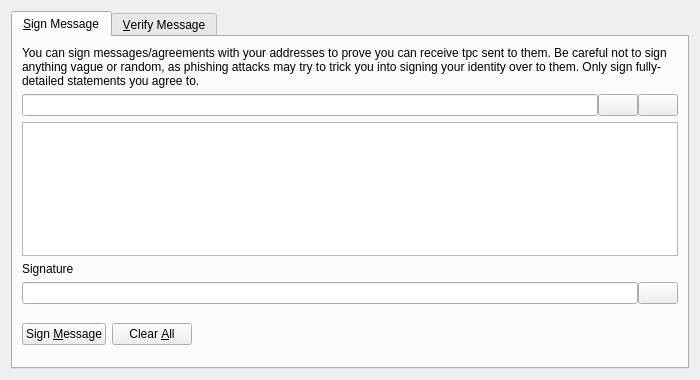
<?xml version="1.0" encoding="UTF-8"?>
<ui version="4.0">
 <class>SignVerifyMessageDialog</class>
 <widget class="QDialog" name="SignVerifyMessageDialog">
  <property name="geometry">
   <rect>
    <x>0</x>
    <y>0</y>
    <width>700</width>
    <height>380</height>
   </rect>
  </property>
  <property name="windowTitle">
   <string>Signatures - Sign / Verify a Message</string>
  </property>
  <property name="modal">
   <bool>true</bool>
  </property>
  <layout class="QVBoxLayout" name="verticalLayout">
   <item>
    <widget class="QTabWidget" name="tabWidget">
     <property name="currentIndex">
      <number>0</number>
     </property>
     <widget class="QWidget" name="tabSignMessage">
      <attribute name="title">
       <string>&amp;Sign Message</string>
      </attribute>
      <layout class="QVBoxLayout" name="verticalLayout_SM">
       <item>
        <widget class="QLabel" name="infoLabel_SM">
         <property name="text">
          <string>You can sign messages/agreements with your addresses to prove you can receive tpc sent to them. Be careful not to sign anything vague or random, as phishing attacks may try to trick you into signing your identity over to them. Only sign fully-detailed statements you agree to.</string>
         </property>
         <property name="textFormat">
          <enum>Qt::PlainText</enum>
         </property>
         <property name="wordWrap">
          <bool>true</bool>
         </property>
        </widget>
       </item>
       <item>
        <layout class="QHBoxLayout" name="horizontalLayout_1_SM">
         <property name="spacing">
          <number>0</number>
         </property>
         <item>
          <widget class="QValidatedLineEdit" name="addressIn_SM">
           <property name="toolTip">
            <string>The Tapyrus address to sign the message with</string>
           </property>
          </widget>
         </item>
         <item>
          <widget class="QPushButton" name="addressBookButton_SM">
           <property name="toolTip">
            <string>Choose previously used address</string>
           </property>
           <property name="text">
            <string/>
           </property>
           <property name="icon">
            <iconset resource="../tapyrus.qrc">
             <normaloff>:/icons/address-book</normaloff>:/icons/address-book</iconset>
           </property>
           <property name="shortcut">
            <string>Alt+A</string>
           </property>
           <property name="autoDefault">
            <bool>false</bool>
           </property>
          </widget>
         </item>
         <item>
          <widget class="QPushButton" name="pasteButton_SM">
           <property name="toolTip">
            <string>Paste address from clipboard</string>
           </property>
           <property name="text">
            <string/>
           </property>
           <property name="icon">
            <iconset resource="../tapyrus.qrc">
             <normaloff>:/icons/editpaste</normaloff>:/icons/editpaste</iconset>
           </property>
           <property name="shortcut">
            <string>Alt+P</string>
           </property>
           <property name="autoDefault">
            <bool>false</bool>
           </property>
          </widget>
         </item>
        </layout>
       </item>
       <item>
        <widget class="QPlainTextEdit" name="messageIn_SM">
         <property name="toolTip">
          <string>Enter the message you want to sign here</string>
         </property>
        </widget>
       </item>
       <item>
        <widget class="QLabel" name="signatureLabel_SM">
         <property name="text">
          <string>Signature</string>
         </property>
         <property name="textFormat">
          <enum>Qt::PlainText</enum>
         </property>
        </widget>
       </item>
       <item>
        <layout class="QHBoxLayout" name="horizontalLayout_2_SM">
         <property name="spacing">
          <number>0</number>
         </property>
         <item>
          <widget class="QLineEdit" name="signatureOut_SM">
           <property name="font">
            <font>
             <italic>true</italic>
            </font>
           </property>
           <property name="readOnly">
            <bool>true</bool>
           </property>
          </widget>
         </item>
         <item>
          <widget class="QPushButton" name="copySignatureButton_SM">
           <property name="toolTip">
            <string>Copy the current signature to the system clipboard</string>
           </property>
           <property name="text">
            <string/>
           </property>
           <property name="icon">
            <iconset resource="../tapyrus.qrc">
             <normaloff>:/icons/editcopy</normaloff>:/icons/editcopy</iconset>
           </property>
           <property name="autoDefault">
            <bool>false</bool>
           </property>
          </widget>
         </item>
        </layout>
       </item>
       <item>
        <layout class="QHBoxLayout" name="horizontalLayout_3_SM">
         <item>
          <widget class="QPushButton" name="signMessageButton_SM">
           <property name="toolTip">
            <string>Sign the message to prove you own this Tapyrus address</string>
           </property>
           <property name="text">
            <string>Sign &amp;Message</string>
           </property>
           <property name="icon">
            <iconset resource="../tapyrus.qrc">
             <normaloff>:/icons/edit</normaloff>:/icons/edit</iconset>
           </property>
           <property name="autoDefault">
            <bool>false</bool>
           </property>
          </widget>
         </item>
         <item>
          <widget class="QPushButton" name="clearButton_SM">
           <property name="toolTip">
            <string>Reset all sign message fields</string>
           </property>
           <property name="text">
            <string>Clear &amp;All</string>
           </property>
           <property name="icon">
            <iconset resource="../tapyrus.qrc">
             <normaloff>:/icons/remove</normaloff>:/icons/remove</iconset>
           </property>
           <property name="autoDefault">
            <bool>false</bool>
           </property>
          </widget>
         </item>
         <item>
          <spacer name="horizontalSpacer_1_SM">
           <property name="orientation">
            <enum>Qt::Horizontal</enum>
           </property>
           <property name="sizeHint" stdset="0">
            <size>
             <width>40</width>
             <height>48</height>
            </size>
           </property>
          </spacer>
         </item>
         <item>
          <widget class="QLabel" name="statusLabel_SM">
           <property name="font">
            <font>
             <weight>75</weight>
             <bold>true</bold>
            </font>
           </property>
           <property name="text">
            <string/>
           </property>
           <property name="wordWrap">
            <bool>true</bool>
           </property>
          </widget>
         </item>
         <item>
          <spacer name="horizontalSpacer_2_SM">
           <property name="orientation">
            <enum>Qt::Horizontal</enum>
           </property>
           <property name="sizeHint" stdset="0">
            <size>
             <width>40</width>
             <height>48</height>
            </size>
           </property>
          </spacer>
         </item>
        </layout>
       </item>
      </layout>
     </widget>
     <widget class="QWidget" name="tabVerifyMessage">
      <attribute name="title">
       <string>&amp;Verify Message</string>
      </attribute>
      <layout class="QVBoxLayout" name="verticalLayout_VM">
       <item>
        <widget class="QLabel" name="infoLabel_VM">
         <property name="text">
          <string>Enter the receiver's address, message (ensure you copy line breaks, spaces, tabs, etc. exactly) and signature below to verify the message. Be careful not to read more into the signature than what is in the signed message itself, to avoid being tricked by a man-in-the-middle attack. Note that this only proves the signing party receives with the address, it cannot prove sendership of any transaction!</string>
         </property>
         <property name="textFormat">
          <enum>Qt::PlainText</enum>
         </property>
         <property name="alignment">
          <set>Qt::AlignLeading|Qt::AlignLeft|Qt::AlignTop</set>
         </property>
         <property name="wordWrap">
          <bool>true</bool>
         </property>
        </widget>
       </item>
       <item>
        <layout class="QHBoxLayout" name="horizontalLayout_1_VM">
         <property name="spacing">
          <number>0</number>
         </property>
         <item>
          <widget class="QValidatedLineEdit" name="addressIn_VM">
           <property name="toolTip">
            <string>The Tapyrus address the message was signed with</string>
           </property>
          </widget>
         </item>
         <item>
          <widget class="QPushButton" name="addressBookButton_VM">
           <property name="toolTip">
            <string>Choose previously used address</string>
           </property>
           <property name="text">
            <string/>
           </property>
           <property name="icon">
            <iconset resource="../tapyrus.qrc">
             <normaloff>:/icons/address-book</normaloff>:/icons/address-book</iconset>
           </property>
           <property name="shortcut">
            <string>Alt+A</string>
           </property>
           <property name="autoDefault">
            <bool>false</bool>
           </property>
          </widget>
         </item>
        </layout>
       </item>
       <item>
        <widget class="QPlainTextEdit" name="messageIn_VM"/>
       </item>
       <item>
        <widget class="QValidatedLineEdit" name="signatureIn_VM"/>
       </item>
       <item>
        <layout class="QHBoxLayout" name="horizontalLayout_2_VM">
         <item>
          <widget class="QPushButton" name="verifyMessageButton_VM">
           <property name="toolTip">
            <string>Verify the message to ensure it was signed with the specified Tapyrus address</string>
           </property>
           <property name="text">
            <string>Verify &amp;Message</string>
           </property>
           <property name="icon">
            <iconset resource="../tapyrus.qrc">
             <normaloff>:/icons/transaction_0</normaloff>:/icons/transaction_0</iconset>
           </property>
           <property name="autoDefault">
            <bool>false</bool>
           </property>
          </widget>
         </item>
         <item>
          <widget class="QPushButton" name="clearButton_VM">
           <property name="toolTip">
            <string>Reset all verify message fields</string>
           </property>
           <property name="text">
            <string>Clear &amp;All</string>
           </property>
           <property name="icon">
            <iconset resource="../tapyrus.qrc">
             <normaloff>:/icons/remove</normaloff>:/icons/remove</iconset>
           </property>
           <property name="autoDefault">
            <bool>false</bool>
           </property>
          </widget>
         </item>
         <item>
          <spacer name="horizontalSpacer_1_VM">
           <property name="orientation">
            <enum>Qt::Horizontal</enum>
           </property>
           <property name="sizeHint" stdset="0">
            <size>
             <width>40</width>
             <height>48</height>
            </size>
           </property>
          </spacer>
         </item>
         <item>
          <widget class="QLabel" name="statusLabel_VM">
           <property name="font">
            <font>
             <weight>75</weight>
             <bold>true</bold>
            </font>
           </property>
           <property name="text">
            <string/>
           </property>
           <property name="wordWrap">
            <bool>true</bool>
           </property>
          </widget>
         </item>
         <item>
          <spacer name="horizontalSpacer_2_VM">
           <property name="orientation">
            <enum>Qt::Horizontal</enum>
           </property>
           <property name="sizeHint" stdset="0">
            <size>
             <width>40</width>
             <height>48</height>
            </size>
           </property>
          </spacer>
         </item>
        </layout>
       </item>
      </layout>
     </widget>
    </widget>
   </item>
  </layout>
 </widget>
 <customwidgets>
  <customwidget>
   <class>QValidatedLineEdit</class>
   <extends>QLineEdit</extends>
   <header>qt/qvalidatedlineedit.h</header>
  </customwidget>
 </customwidgets>
 <resources>
  <include location="../tapyrus.qrc"/>
 </resources>
 <connections/>
</ui>
